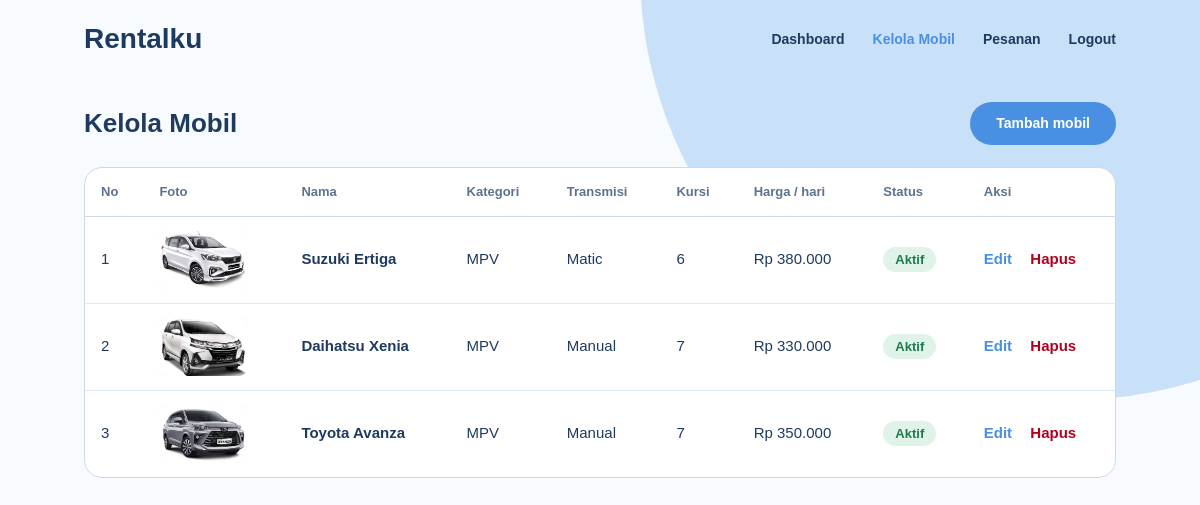
Page /mobilAdmin.php (signed in) on the committed database.
### tables this page shows
CREATE TABLE `mobil` (
  `id_mobil` int(11) NOT NULL,
  `id_kategori` int(11) NOT NULL,
  `nama_mobil` varchar(100) NOT NULL,
  `transmisi` enum('manual','matic') NOT NULL,
  `kursi` int(11) NOT NULL,
  `harga_harian` int(11) NOT NULL,
  `foto` varchar(255) DEFAULT NULL,
  `deskripsi` text DEFAULT NULL,
  `aktif` tinyint(1) NOT NULL DEFAULT 1
);

CREATE TABLE `kategori` (
  `id_kategori` int(11) NOT NULL,
  `nama_kategori` varchar(50) NOT NULL
);

### mobilAdmin.php (the view, shortened to what this page needs)
<?php
include 'koneksi.php';
$q = $koneksi->query("SELECT m.*, k.nama_kategori FROM mobil m JOIN kategori k ON m.id_kategori = k.id_kategori ORDER BY m.id_mobil DESC");
?>
<!DOCTYPE html>
<html lang="id">
<head>
    <link rel="stylesheet" href="app.css">
</head>
<body>
<header class="bar">
    <a class="brand" href="admin.php">Rentalku</a>
    <nav class="nav">
        <a href="admin.php">Dashboard</a>
        <a href="mobilAdmin.php" class="aktif">Kelola Mobil</a>
        <a href="pesananAdmin.php">Pesanan</a>
        <a href="logout.php">Logout</a>
    </nav>
</header>
<main class="wrap">
    <div class="kepala">
        <h2>Kelola Mobil</h2>
        <a class="btn" href="mobilTambah.php">Tambah mobil</a>
    </div>
    <div class="tabel-box">
    <table>
        <tr>
            <th>No</th><th>Foto</th><th>Nama</th><th>Kategori</th>
            <th>Transmisi</th><th>Kursi</th><th>Harga / hari</th><th>Status</th><th>Aksi</th>
        </tr>
        <?php $no = 1; while ($m = $q->fetch_assoc()) : ?>
        <tr>
            <td><?= $no++ ?></td>
            <td><?php if ($m['foto']) : ?><img src="uploads/<?= htmlspecialchars($m['foto']) ?>" alt=""><?php endif; ?></td>
            <td class="nama"><?= htmlspecialchars($m['nama_mobil']) ?></td>
            <td><?= htmlspecialchars($m['nama_kategori']) ?></td>
            <td><?= htmlspecialchars(ucfirst($m['transmisi'])) ?></td>
            <td><?= (int) $m['kursi'] ?></td>
            <td>Rp <?= number_format($m['harga_harian'], 0, ',', '.') ?></td>
            <td><span class="pill <?= $m['aktif'] ? 'on' : 'off' ?>"><?= $m['aktif'] ? 'Aktif' : 'Nonaktif' ?></span></td>
            <td class="aksi">
                <a href="mobilEdit.php?id=<?= $m['id_mobil'] ?>">Edit</a>
                <a class="hapus" href="mobilHapus.php?id=<?= $m['id_mobil'] ?>" onclick="return confirm('Hapus mobil ini?')">Hapus</a>
            </td>
        </tr>
        <?php endwhile; ?>
    </table>
    </div>
</main>
</body>
</html>

### app.css (style rules this page uses)
:root { --navy: #1e3a5f; --sky: #a8d0f5; --blue: #4a90e2; --mist: #dce9f8; --slate: #5d7290; --line: #cdd8e6; --paper: #f7fafe; --danger: #b00020; --ok: #1f7a4d; }
* { box-sizing: border-box; margin: 0; padding: 0; }
body { font-family: Arial, sans-serif; background: var(--paper); color: var(--navy); line-height: 1.5; min-height: 100vh; }
body::before { content: ""; position: fixed; top: -460px; right: -300px; width: 860px; height: 860px; border-radius: 50%; background: var(--sky); opacity: .6; z-index: -1; pointer-events: none; }
a { color: var(--blue); }
.bar { display: flex; justify-content: space-between; align-items: center; gap: 16px; max-width: 1080px; margin: 0 auto; padding: 18px 24px; }
.brand { font-size: 28px; font-weight: bold; color: var(--navy); text-decoration: none; }
.nav { display: flex; align-items: center; gap: 28px; }
.nav a { font-size: 14px; font-weight: bold; color: var(--navy); text-decoration: none; }
.wrap { max-width: 1080px; margin: 0 auto; padding: 24px 24px 72px; }
h2 { font-size: 26px; line-height: 1.2; margin-bottom: 18px; }
.kepala { display: flex; justify-content: space-between; align-items: center; flex-wrap: wrap; gap: 14px; margin-bottom: 22px; }
.kepala h2 { margin-bottom: 0; }
.btn { display: inline-block; padding: 11px 26px; font-family: Arial, sans-serif; font-size: 14px; font-weight: bold; color: #fff; background: var(--blue); border: 0; border-radius: 50px; text-decoration: none; cursor: pointer; transition: background .2s; }
.tabel-box { background: #fff; border: 1px solid var(--line); border-radius: 18px; overflow-x: auto; }
table { width: 100%; border-collapse: collapse; min-width: 760px; }
th { text-align: left; padding: 14px 16px; font-size: 13px; color: var(--slate); border-bottom: 1px solid var(--line); }
td { padding: 14px 16px; font-size: 15px; border-bottom: 1px solid var(--mist); vertical-align: middle; }
tr:last-child td { border-bottom: 0; }
td img { display: block; width: 88px; height: 58px; object-fit: cover; border-radius: 8px; background: var(--mist); }
.nama { font-weight: bold; }
.pill { display: inline-block; padding: 3px 12px; font-size: 13px; font-weight: bold; border-radius: 50px; }
.pill.on { background: #dff3e8; color: var(--ok); }
.aksi { white-space: nowrap; }
.aksi a { font-weight: bold; text-decoration: none; margin-right: 14px; }
.aksi a.hapus { color: var(--danger); margin-right: 0; }
.nav a.aktif { color: var(--blue); }

### rows in the picture
mobil: foto (picture), nama_mobil "Suzuki Ertiga", id_kategori.nama_kategori "MPV", transmisi "Matic", kursi "6", harga_harian "380.000", aktif "Aktif"
mobil: foto (picture), nama_mobil "Daihatsu Xenia", id_kategori.nama_kategori "MPV", transmisi "Manual", kursi "7", harga_harian "330.000", aktif "Aktif"
mobil: foto (picture), nama_mobil "Toyota Avanza", id_kategori.nama_kategori "MPV", transmisi "Manual", kursi "7", harga_harian "350.000", aktif "Aktif"
